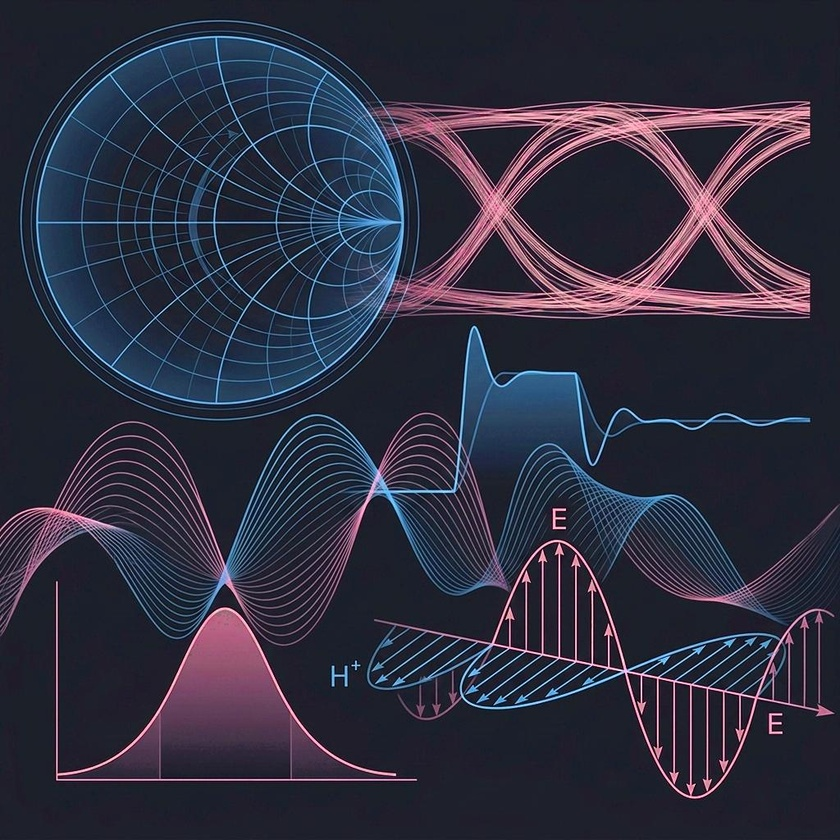
#> input picture assets/images/signal_integrity_cover.jpg, 840 x 840 px, shrunk from 1024 x 1024 before the run
$ python enhance_images.py
#> lines starting #> are read from the running program, lines starting #| are printed output that depends on the picture; after the words box and inside, x2 and y2 are one past the last pixel; in counts of white or black regions, pixels touching at a corner belong together
import numpy as np
from PIL import Image, ImageEnhance
import matplotlib.colors as mcolors
import glob

def enhance_blue_pink(img_path):
#> called with img_path = 'assets/images/signal_integrity_cover.jpg'
    print(f"Processing {img_path}")
    img = Image.open(img_path).convert('RGB')
#> img is the input picture: PIL image 840x840 RGB; mean R, G, B 46.6, 46.6, 63.6

    # Global enhance
    img = ImageEnhance.Color(img).enhance(1.4)
    img = ImageEnhance.Contrast(img).enhance(1.3)

    # Convert to HSV to target blue and pink
    hsv = mcolors.rgb_to_hsv(np.array(img) / 255.0)
#> hsv: shape (840, 840, 3) float64; mean of channels 0, 1, 2 0.672, 0.622, 0.309

    h = hsv[:, :, 0]
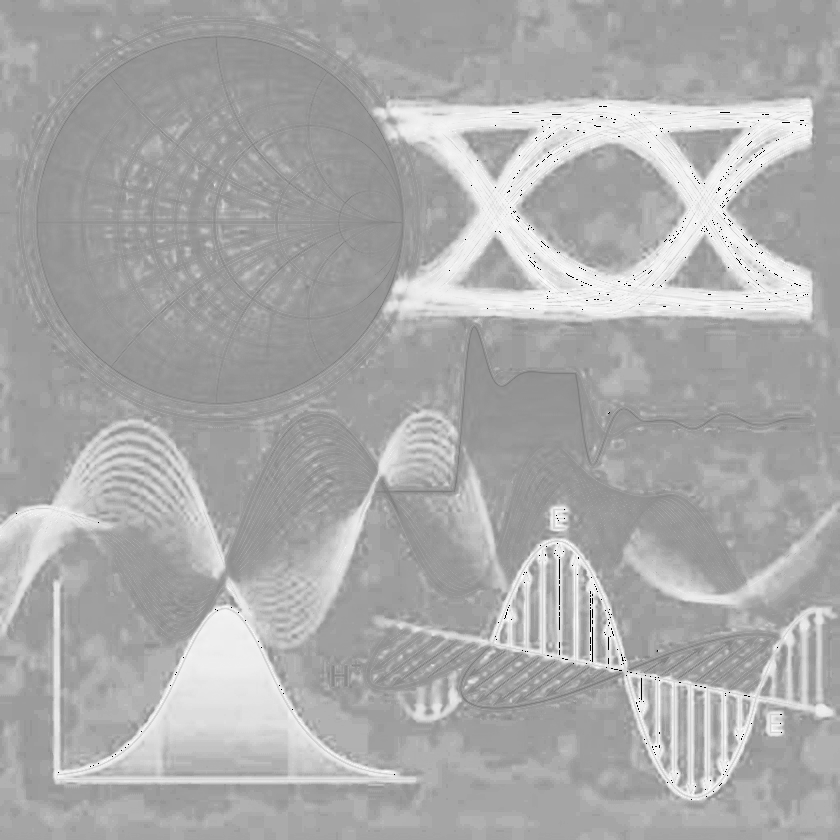
#> h: shape (840, 840) float64; min 0, max 0.998, mean 0.672
    s = hsv[:, :, 1]
    v = hsv[:, :, 2]

    # Blue: ~0.55 to 0.75
    # Pink: ~0.75 to 0.95
    mask_blue = (h > 0.50) & (h < 0.75)
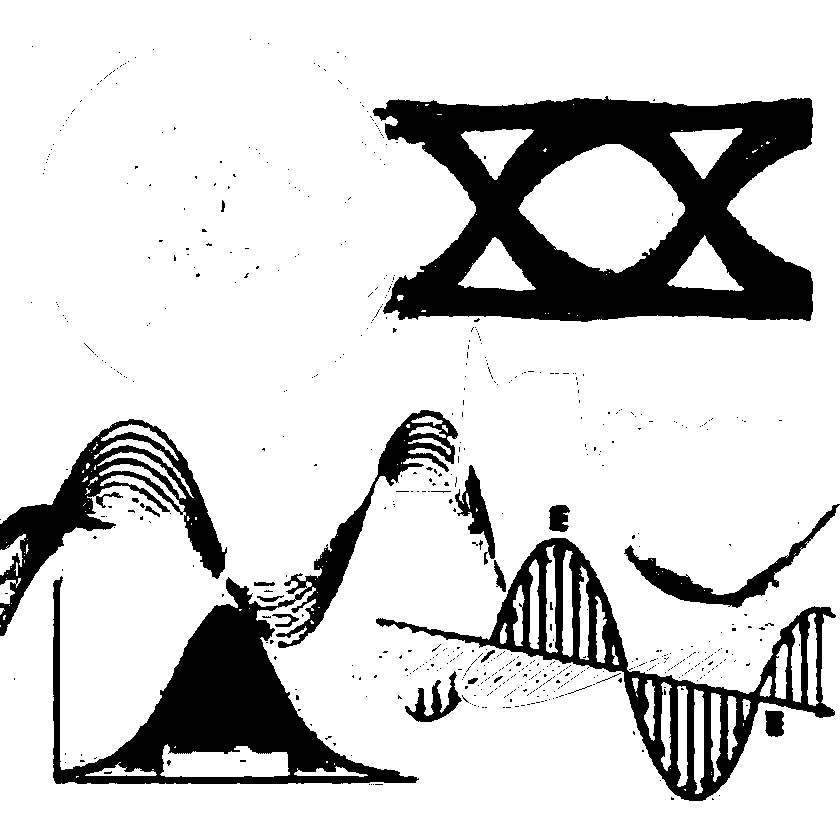
#> mask_blue: shape (840, 840) bool; 82.3% white; 592 black regions (570 under 20 px), largest, box (x1, y1, x2, y2) and area: (373, 96, 813, 322) 54629, (53, 410, 458, 784) 30551, (376, 538, 836, 801) 18379
    mask_pink = (h > 0.75) & (h < 0.95)
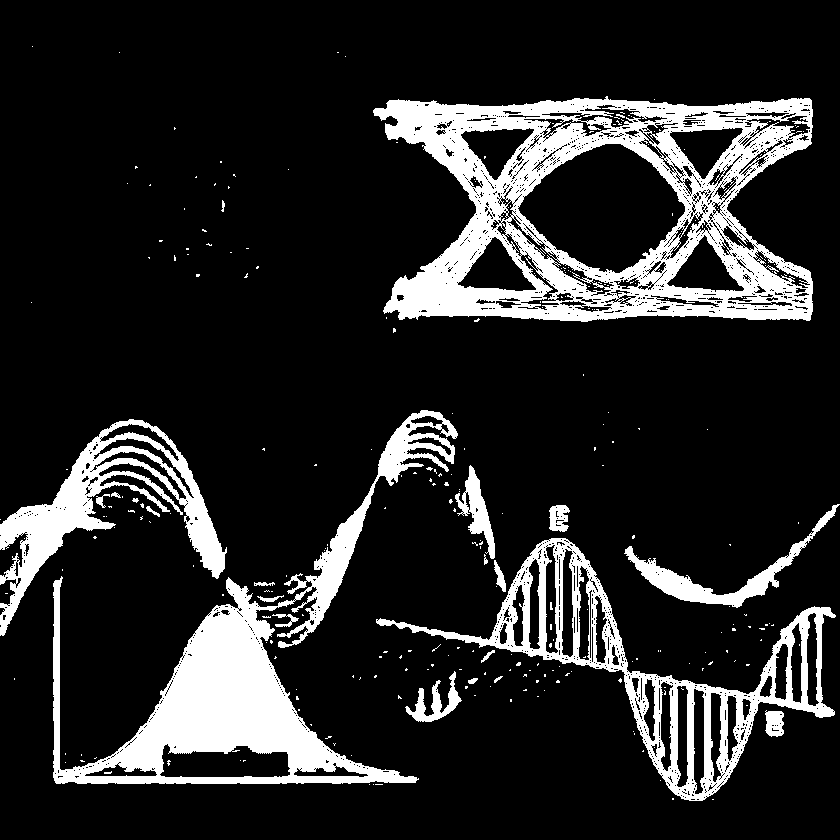
#> mask_pink: shape (840, 840) bool; 15.8% white; 292 white regions (270 under 20 px), largest, box (x1, y1, x2, y2) and area: (373, 96, 813, 322) 44347, (53, 410, 458, 784) 29941, (376, 538, 836, 801) 17028

    s[mask_blue] = np.clip(s[mask_blue] * 1.3, 0, 1)
    v[mask_blue] = np.clip(v[mask_blue] * 1.15, 0, 1)

    s[mask_pink] = np.clip(s[mask_pink] * 1.4, 0, 1)
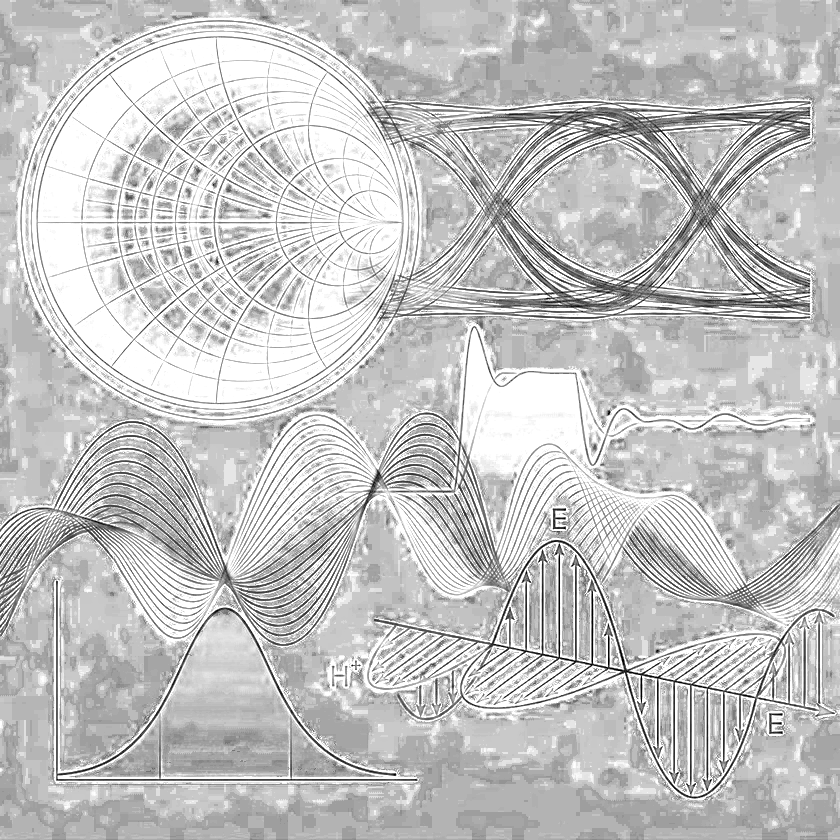
#> s: shape (840, 840) float64; min 0, max 1, mean 0.774
    v[mask_pink] = np.clip(v[mask_pink] * 1.25, 0, 1)
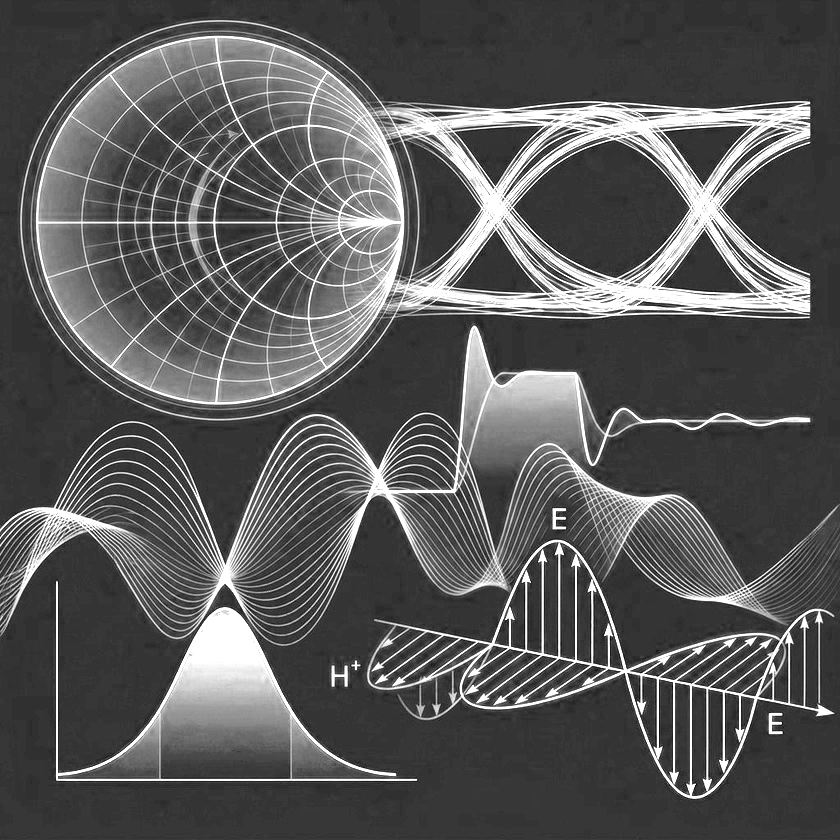
#> v: shape (840, 840) float64; min 0, max 1, mean 0.352

    hsv[:, :, 1] = s
#> hsv: shape (840, 840, 3) float64; mean of channels 0, 1, 2 0.672, 0.774, 0.352
    hsv[:, :, 2] = v

    rgb = mcolors.hsv_to_rgb(hsv)
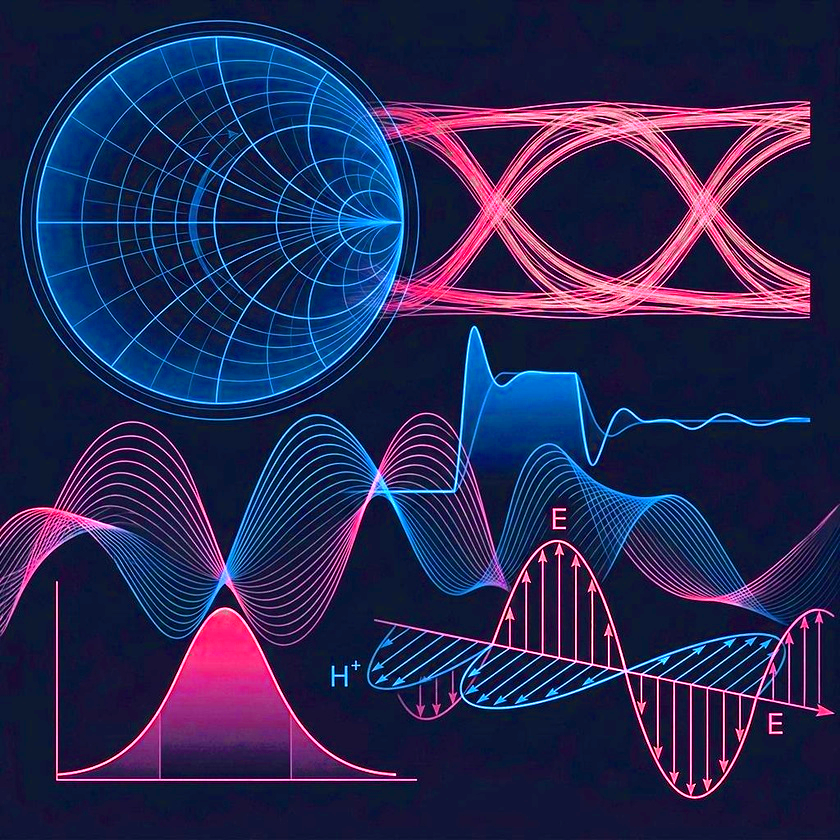
#> rgb: shape (840, 840, 3) float64; mean R, G, B 0.157, 0.157, 0.327
    out = Image.fromarray((rgb * 255).astype(np.uint8))

    # Save back
    out.save(img_path)

images = glob.glob("assets/images/si_part[1-6]*.jpg") + ["assets/images/signal_integrity_cover.jpg"]
# Exclude the backups and any copies like ' 2.jpg' if not needed, but we'll just process the main ones
main_images = [
    "assets/images/signal_integrity_cover.jpg",
    "assets/images/si_part1_electromagnetic.jpg",
    "assets/images/si_part2_measurement.jpg",
    "assets/images/si_part3_jitter.jpg",
    "assets/images/si_part4_equalization.jpg",
    "assets/images/si_part5_serdes.jpg",
    "assets/images/si_part6_coherent_optics.jpg"
]
for img in main_images:
    enhance_blue_pink(img)
#> pass 2 of the loop `for img in main_images:`:
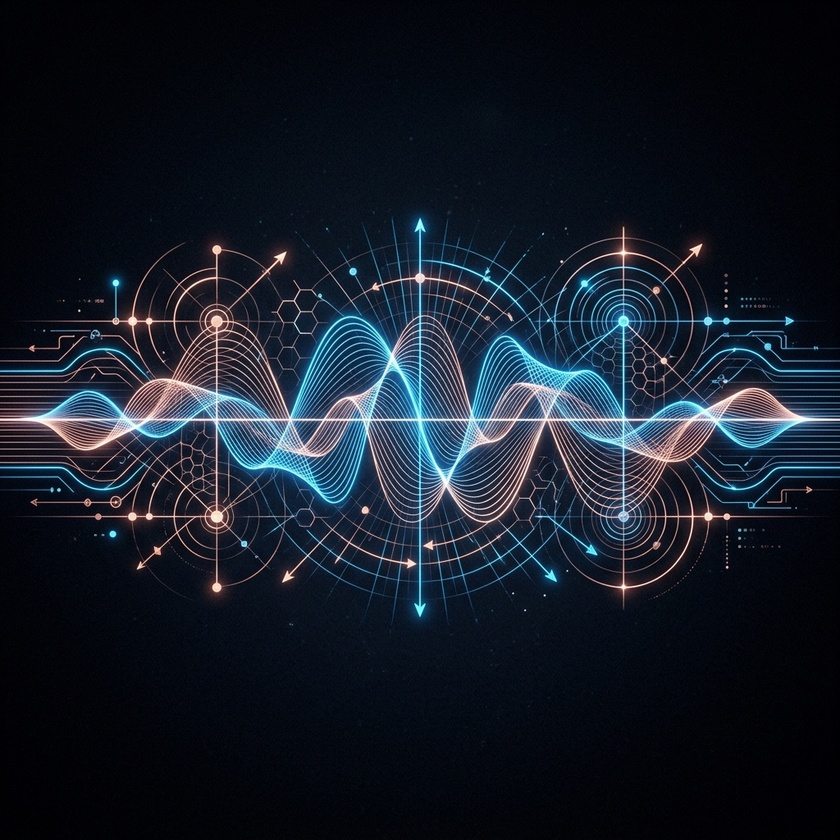
#> input picture assets/images/si_part1_electromagnetic.jpg, 840 x 840 px, shrunk from 1024 x 1024 before the run
#> in enhance_blue_pink, img is the input picture: PIL image 840x840 RGB; mean R, G, B 21.1, 28.1, 39.4
#> in enhance_blue_pink (call 2), `mask_blue = (h > 0.50) & (h < 0.75)`:
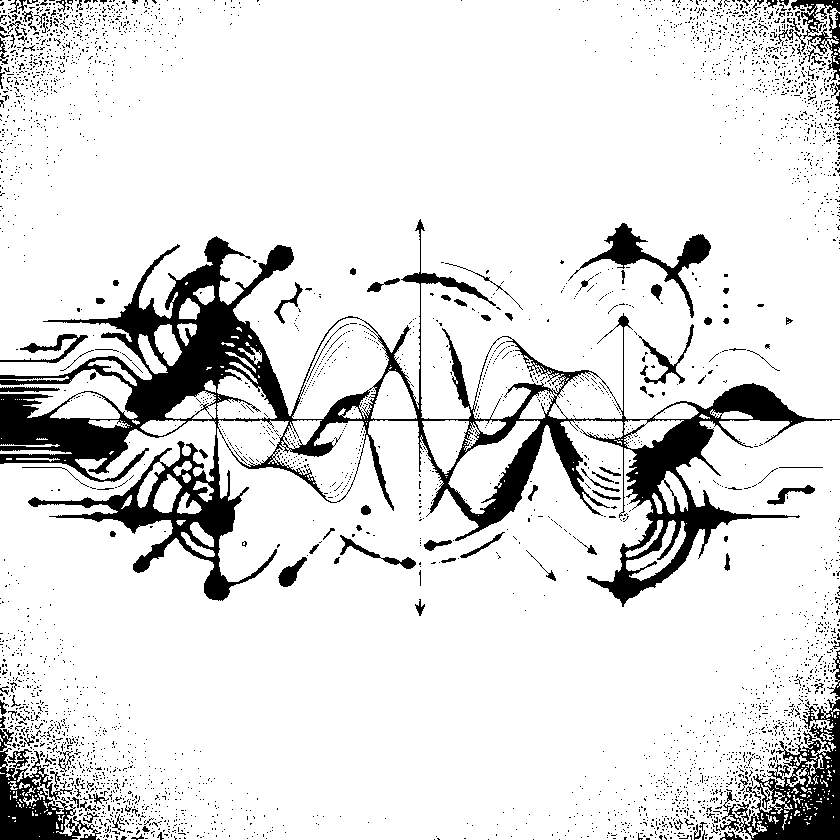
#> mask_blue: shape (840, 840) bool; 88% white; 3585 black regions (3463 under 20 px), largest, box (x1, y1, x2, y2) and area: (0, 219, 840, 607) 53148, (720, 699, 840, 840) 6586, (0, 748, 101, 840) 4106
#> mask_pink: shape (840, 840) bool; 4.5% white; 354 white regions (276 under 20 px), largest, box (x1, y1, x2, y2) and area: (0, 236, 294, 419) 6732, (587, 420, 800, 607) 4402, (89, 435, 277, 601) 3873
#> in enhance_blue_pink (call 2), `rgb = mcolors.hsv_to_rgb(hsv)`:
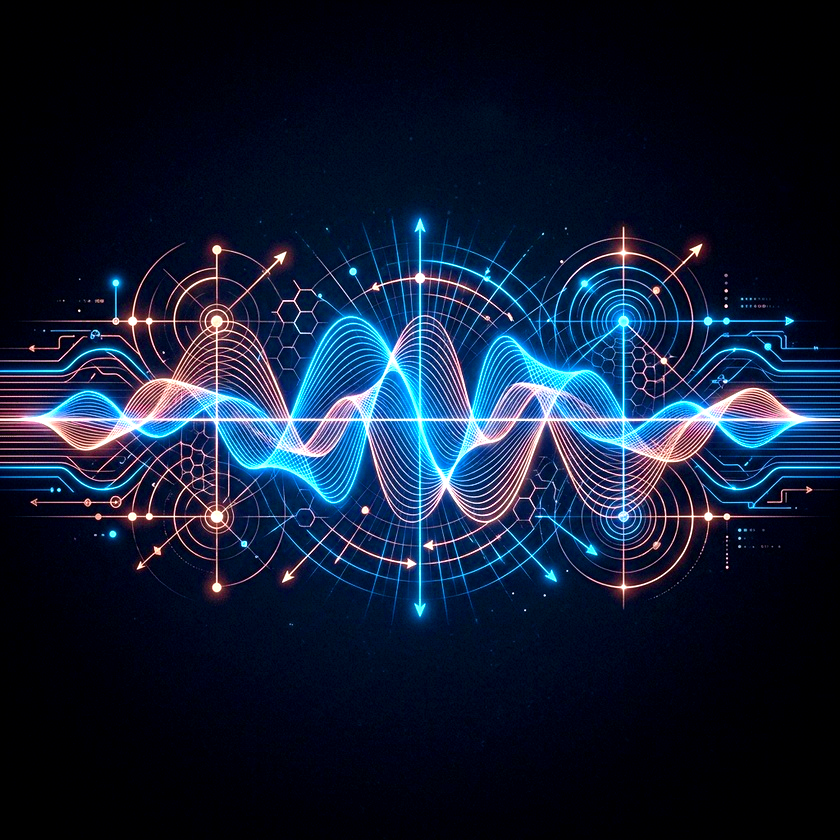
#> rgb: shape (840, 840, 3) float64; mean R, G, B 0.0699, 0.116, 0.205
#> pass 3 of the loop `for img in main_images:`:
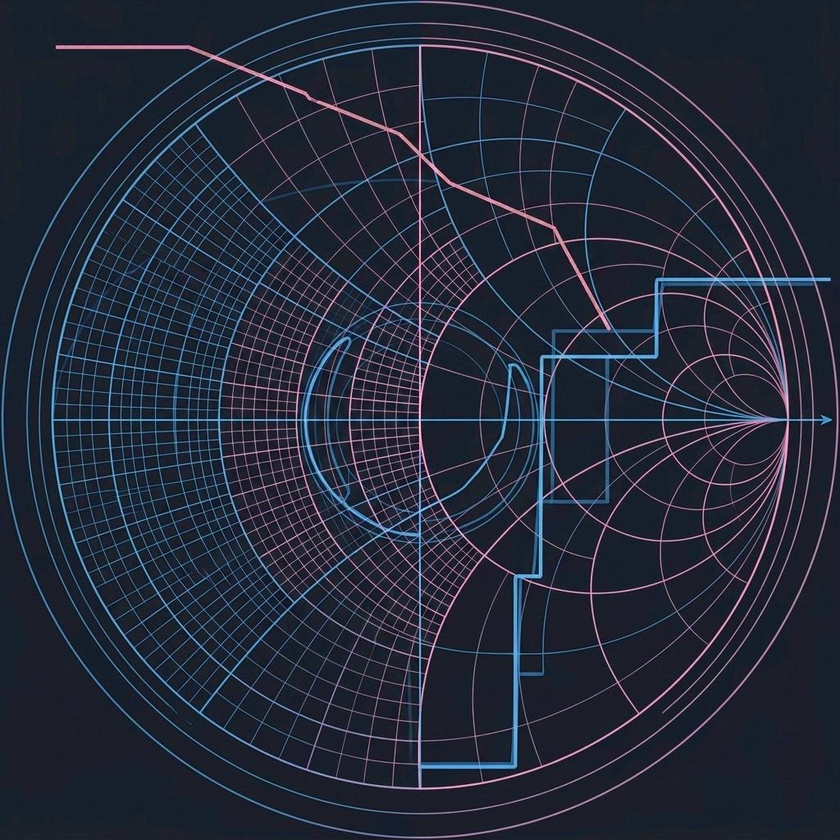
#> input picture assets/images/si_part2_measurement.jpg, 840 x 840 px, shrunk from 1024 x 1024 before the run
#> in enhance_blue_pink, img is the input picture: PIL image 840x840 RGB; mean R, G, B 35.3, 41.2, 56.5
#> in enhance_blue_pink (call 3), `mask_blue = (h > 0.50) & (h < 0.75)`:
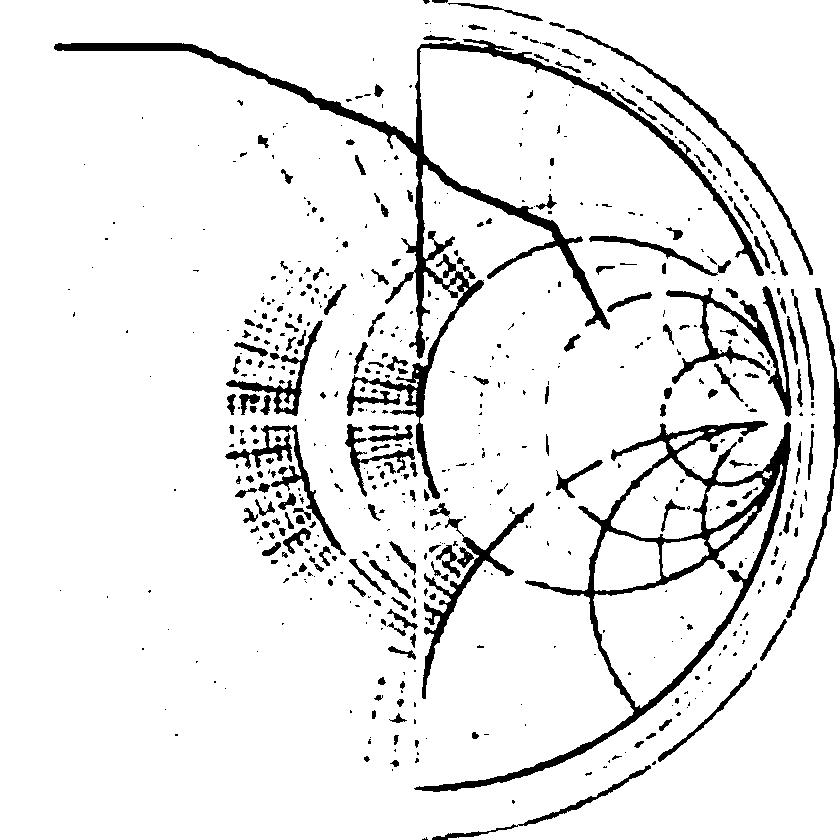
#> mask_blue: shape (840, 840) bool; 91.9% white; 593 black regions (364 under 20 px), largest, box (x1, y1, x2, y2) and area: (54, 39, 764, 499) 14741, (414, 421, 791, 792) 10909, (666, 286, 792, 417) 3030
#> mask_pink: shape (840, 840) bool; 7.8% white; 617 white regions (389 under 20 px), largest, box (x1, y1, x2, y2) and area: (54, 39, 764, 418) 13761, (414, 421, 791, 792) 10685, (666, 286, 792, 417) 2964
#> in enhance_blue_pink (call 3), `rgb = mcolors.hsv_to_rgb(hsv)`:
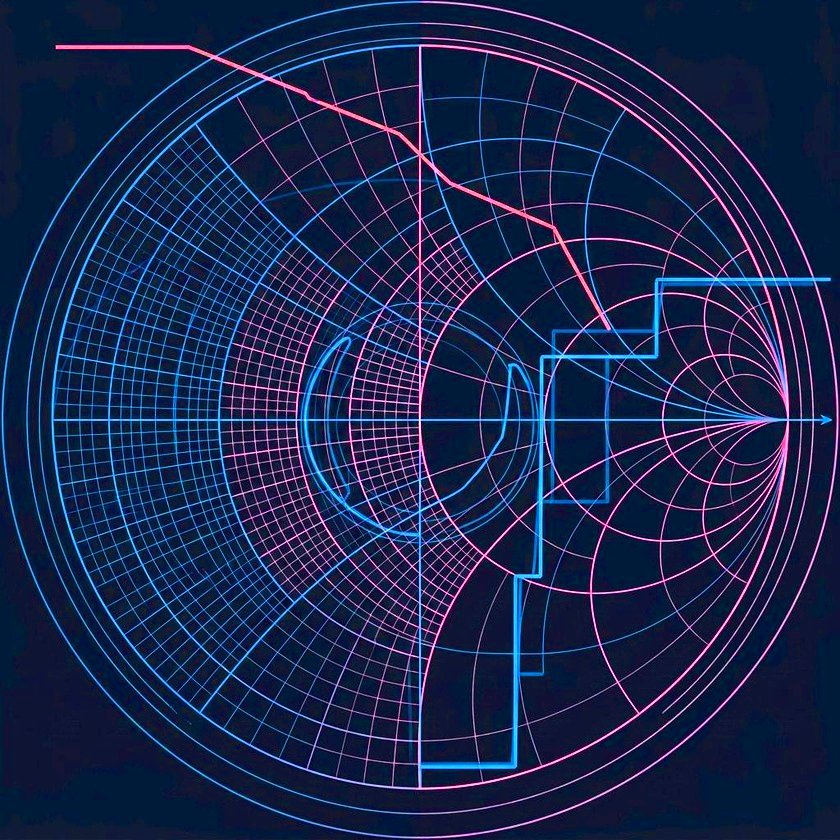
#> rgb: shape (840, 840, 3) float64; mean R, G, B 0.0957, 0.15, 0.305
#> (the run stopped early here; a loop or call above may not have finished)
